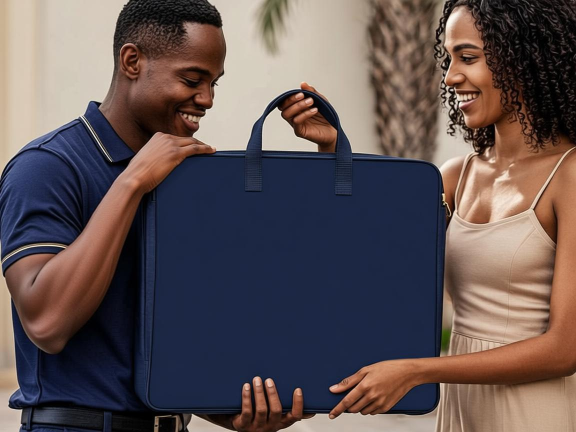
#> input picture work/image-rev5/carrier-v4-fix1.png, 1152 x 864 px, found by its file name (shown at 1/2 size)
$ python composite_k_printed4.py
#> lines starting #> are read from the running program, lines starting #| are printed output that depends on the picture; after the words box and inside, x2 and y2 are one past the last pixel; in counts of white or black regions, pixels touching at a corner belong together; pictures that were not available may be replaced by others from this repository, and a replacement may not be noted
#!/usr/bin/env python3
"""Phase 18 v4: print the brand K — physically calibrated for this image.
Panel measurements: fabric RGB (28,39,68), luminance ~38.8, essentially flat
lighting (std 0.22). Gold pigment ink under this light: luminance ~100
(2.6x fabric) = antique gold (127, 97, 49).
Realism stack:
  - ink pooling at stencil edges (inner rim darkening, classic screen-print tell)
  - visible tight synthetic weave INSIDE the ink (amp 4, period 3px)
  - weave 'chews' the print edge (coverage modulated by weave in transition zone)
  - ink mottling, photo grain, faint bleed halo
"""
from PIL import Image, ImageFilter, ImageOps
import numpy as np
import math

DIR = '/home/z/my-project/work/image-rev5'
BASE = f'{DIR}/carrier-v4-fix1.png'
K_SRC = '/home/z/my-project/work/image-rev4/brand-k-alpha.png'
OUT = f'{DIR}/carrier-k-printed4.png'

# ---- tunables ----------------------------------------------------------
K_WIDTH = 190
Y_CENTER = 585
LEAN_DEG = 4.5
TAPER = 0.954
INK = np.array([127.0, 97.0, 49.0])
GRADIENT = 0.03
WEAVE_PERIOD = 3.0
WEAVE_AMP = 4.0
WEAVE_ANGLE = 18.0
COVERAGE = 0.95
MOTTLE_AMP = 0.06
GRAIN_SIGMA = 1.6
EDGE_BLUR = 1.0
HALO_ALPHA = 0.06
RIM_DARKEN = 0.20
# ------------------------------------------------------------------------

img = Image.open(BASE).convert('RGB')
#> img is the input picture: PIL image 1152x864 RGB; mean R, G, B 96.5, 83.4, 83.9
a = np.asarray(img).astype(np.float32)

def panel_left(y):  return -0.054 * y + 318.2
def panel_right(y): return -0.173 * y + 881.6

kh = int(K_WIDTH * 667 / 643)
y_top, y_bot = Y_CENTER - kh // 2, Y_CENTER + kh // 2
cx_top = (panel_left(y_top) + panel_right(y_top)) / 2
w_bot = K_WIDTH * TAPER
lean_shift = kh * math.tan(math.radians(LEAN_DEG))
cx_bot = cx_top - lean_shift
quad = [
    (cx_top - K_WIDTH / 2, y_top), (cx_top + K_WIDTH / 2, y_top),
    (cx_bot + w_bot / 2, y_bot), (cx_bot - w_bot / 2, y_bot),
]
print('K quad:', [(round(x), round(y)) for x, y in quad])

# ---- warp K alpha -------------------------------------------------------
k = Image.open(K_SRC).convert('RGBA')
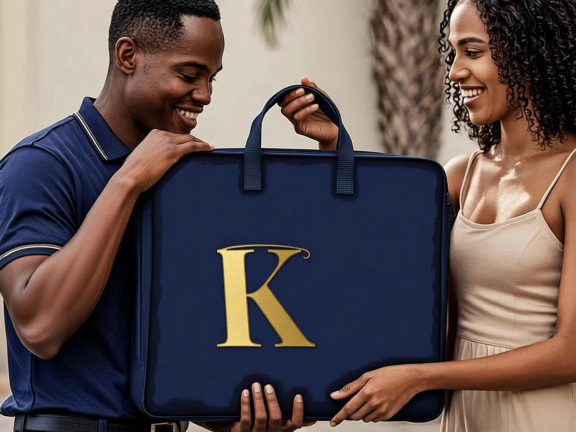
#> input picture work/image-rev5/carrier-k-hybrid1.png, 1152 x 864 px, given in place of brand-k-alpha.png, which was not available (shown at 1/2 size)
ss = 4
k_big = k.resize((K_WIDTH * ss, kh * ss), Image.LANCZOS)
kw, khh = k_big.size
#> kw = 760; khh = 788

def find_coeffs(pa, pb):
    A = []
    for (x, y), (X, Y) in zip(pa, pb):
        A.append([x, y, 1, 0, 0, 0, -x * X, -y * X])
        A.append([0, 0, 0, x, y, 1, -x * Y, -y * Y])
    A = np.array(A, dtype=np.float64)
    B = np.array([c for p in pb for c in p], dtype=np.float64)
    return tuple(np.linalg.solve(A, B))

minx = min(p[0] for p in quad); miny = min(p[1] for p in quad)
maxx = max(p[0] for p in quad); maxy = max(p[1] for p in quad)
bw, bh = (int(math.ceil(maxx - minx)) + 2) * ss, (int(math.ceil(maxy - miny)) + 2) * ss
src_pts = [(0, 0), (kw, 0), (kw, khh), (0, khh)]
#> src_pts = [(0, 0), (760, 0), (760, 788), (0, 788)]
dst_pts = [((p[0] - minx) * ss, (p[1] - miny) * ss) for p in quad]
coeffs = find_coeffs(src_pts, dst_pts)
alpha_big = k_big.split()[3]
#> alpha_big: PIL image 760x788 L; every value is 255
warped = alpha_big.transform((bw, bh), Image.PERSPECTIVE, coeffs, resample=Image.BICUBIC)
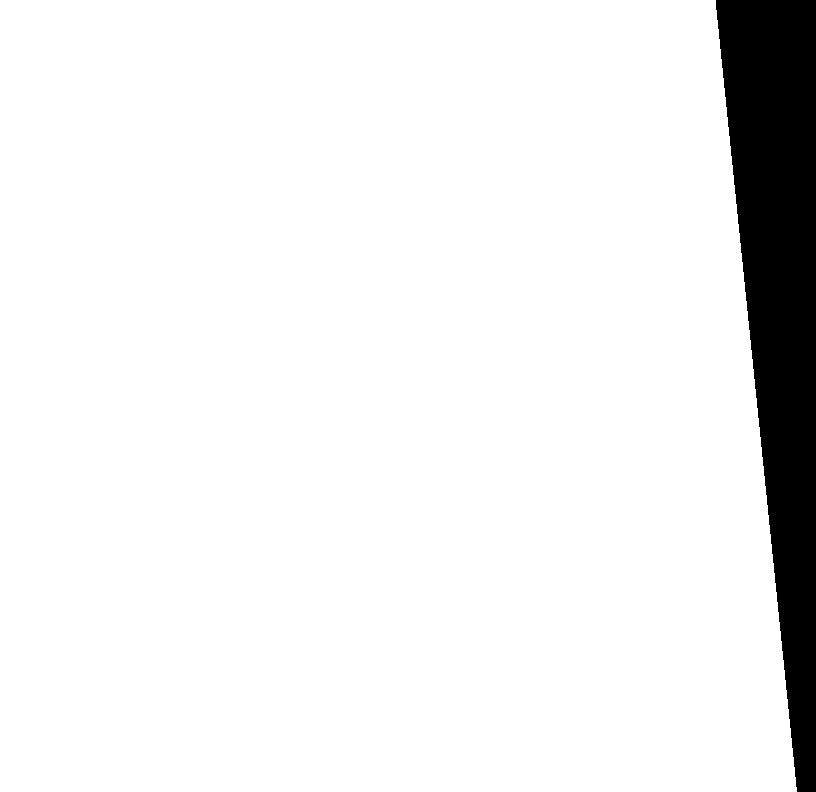
#> warped: PIL image 816x792 L; 92.7% white; 1 black region, box (x1, y1, x2, y2) and area: (716, 0, 816, 792) 47312
warped = warped.resize((bw // ss, bh // ss), Image.LANCZOS)
#> warped: PIL image 204x198 L
alpha = np.asarray(warped).astype(np.float32) / 255.0
ph, pw = alpha.shape
#> ph = 198; pw = 204

# ---- weave field --------------------------------------------------------
yy, xx = np.mgrid[0:ph, 0:pw].astype(np.float32)
ang = math.radians(WEAVE_ANGLE)
u = xx * math.cos(ang) + yy * math.sin(ang)
v = -xx * math.sin(ang) + yy * math.cos(ang)
weave = (np.sin(u * 2 * math.pi / WEAVE_PERIOD) * 0.55 +
         np.sin(v * 2 * math.pi / WEAVE_PERIOD) * 0.45)
weave_unit = weave / 1.0  # [-1, 1]

# ---- coverage: soft edge chewed by the weave ---------------------------
cov = np.clip(alpha * COVERAGE, 0, 1)
cov_img = Image.fromarray((cov * 255).astype(np.uint8)).filter(
    ImageFilter.GaussianBlur(EDGE_BLUR))
cov = np.asarray(cov_img).astype(np.float32) / 255.0
# in the transition zone, threads alternately take/not-take ink
transition = np.clip(1.0 - np.abs(alpha - 0.5) * 2.0, 0, 1)  # 1 at edge midpoint
cov = np.clip(cov * (1.0 - 0.35 * transition * np.clip(weave_unit, 0, 1)), 0, 1)

# ---- ink layer ----------------------------------------------------------
gx = xx / max(pw - 1, 1) - 0.5
gy = 0.5 - yy / max(ph - 1, 1)
grad = np.clip(1.0 + GRADIENT * 2.0 * (gx + gy), 1 - GRADIENT, 1 + GRADIENT)

rng = np.random.default_rng(18)
mottle = np.asarray(
    Image.fromarray((rng.random((ph // 10 + 2, pw // 10 + 2)) * 255).astype(np.uint8))
    .filter(ImageFilter.GaussianBlur(4)).resize((pw, ph), Image.BILINEAR)
).astype(np.float32) / 255.0
mottle_f = 1.0 + MOTTLE_AMP * (mottle - 0.5)

# ink pooling: darker rim just inside the stencil edge
alpha_img = Image.fromarray((alpha * 255).astype(np.uint8))
eroded = alpha_img.filter(ImageFilter.MinFilter(5))
eroded_np = np.asarray(eroded).astype(np.float32) / 255.0
rim = np.clip(alpha - eroded_np, 0, 1)
pool = 1.0 - RIM_DARKEN * rim

ink = INK[None, None, :] * grad[..., None] * mottle_f[..., None] * pool[..., None]
ink += (weave * WEAVE_AMP)[..., None] * np.array([1.0, 0.9, 0.7])[None, None, :]
ink = np.clip(ink, 0, 255)

grain = rng.normal(0, GRAIN_SIGMA, ink.shape)
ink = np.clip(ink + grain * (alpha[..., None] > 0.05), 0, 255)

# ---- composite ----------------------------------------------------------
x0, y0 = int(minx), int(miny)
out = a.copy()
sub = out[y0:y0 + ph, x0:x0 + pw]
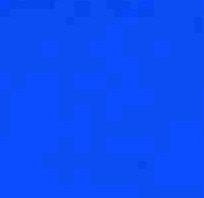
#> sub: shape (198, 204, 3) float32; mean R, G, B 28, 39, 67.8; drawn with min black and max white
c = cov[..., None]
out[y0:y0 + ph, x0:x0 + pw] = sub * (1 - c) + ink * c
#> out: shape (864, 1152, 3) float32; mean R, G, B 100.3, 85.7, 83.2

# faint bleed halo outside
halo = alpha_img.filter(ImageFilter.MaxFilter(7)).filter(ImageFilter.GaussianBlur(2.2))
halo_np = np.asarray(halo).astype(np.float32) / 255.0
halo_only = np.clip(halo_np - alpha, 0, 1) * HALO_ALPHA
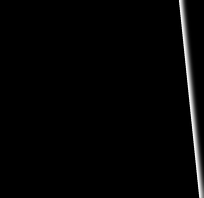
#> halo_only: shape (198, 204) float32; min 0, max 0.0525, mean 0.000986; drawn with min black and max white
sub2 = out[y0:y0 + ph, x0:x0 + pw]
out[y0:y0 + ph, x0:x0 + pw] = sub2 * (1 - halo_only[..., None]) + INK * 0.6 * halo_only[..., None]
#> out: shape (864, 1152, 3) float32; mean R, G, B 100.3, 85.7, 83.2

Image.fromarray(np.clip(out, 0, 255).astype(np.uint8)).save(OUT)
print('saved', OUT)

dbg = Image.open(BASE).crop((220, 340, 860, 864))
comp = Image.open(OUT).crop((220, 340, 860, 864))
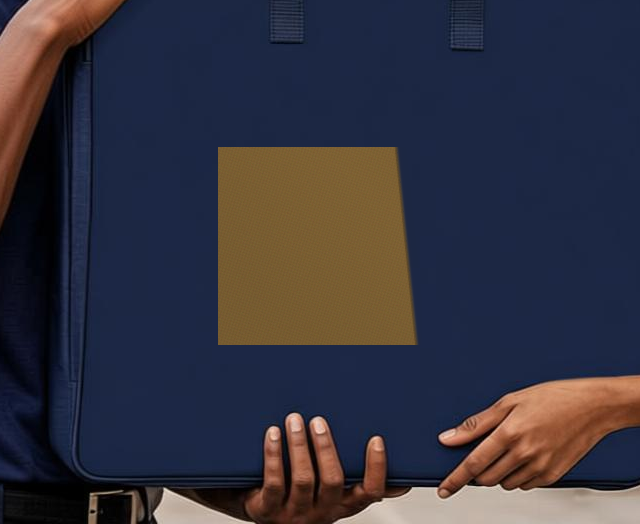
#> comp: PIL image 640x524 RGB; mean R, G, B 53, 51.2, 62.7
pair = Image.new('RGB', (dbg.width, dbg.height * 2 + 8), (255, 255, 255))
#> pair: PIL image 640x1056 RGB; every value is 255
pair.paste(dbg, (0, 0)); pair.paste(comp, (0, dbg.height + 8))
#> after `pair.paste(comp, (0, dbg.height + 8))`:
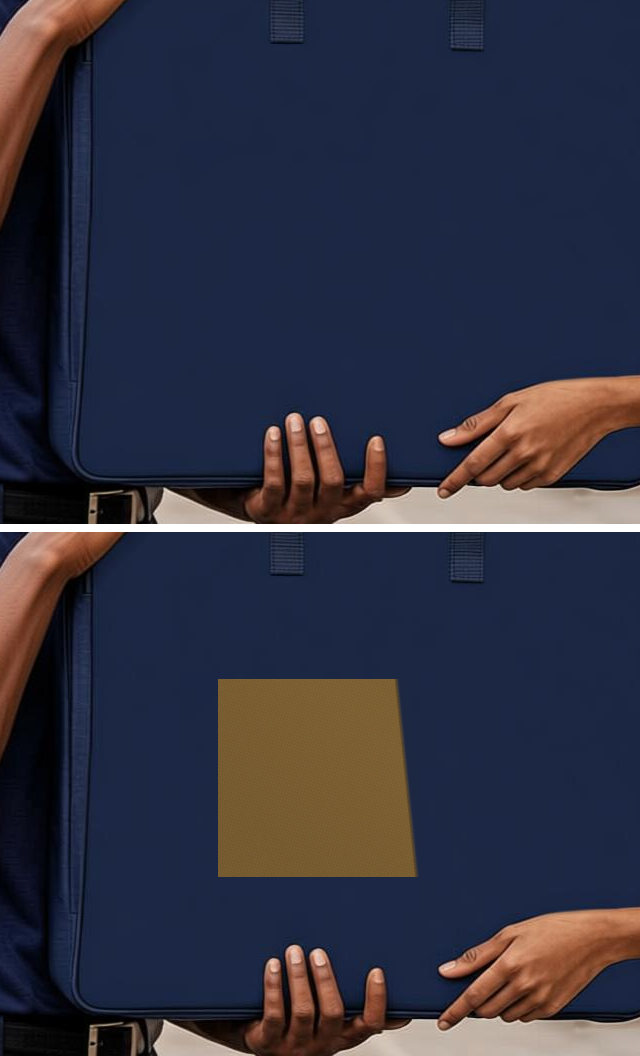
#> pair: PIL image 640x1056 RGB; mean R, G, B 49.4, 49.7, 65.2
pair.save(f'{DIR}/k-composite-debug4.png')
# zoom of just the K at 2x for detail QA
kzoom = Image.open(OUT).crop((x0 - 30, y0 - 30, x0 + pw + 30, y0 + ph + 30))
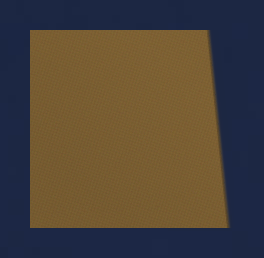
#> kzoom: PIL image 264x258 RGB; mean R, G, B 79.1, 68.7, 57.6
kzoom = kzoom.resize((kzoom.width * 2, kzoom.height * 2), Image.LANCZOS)
#> kzoom: PIL image 528x516 RGB
kzoom.save(f'{DIR}/k-zoom4.png')
print('saved k-composite-debug4.png, k-zoom4.png')
